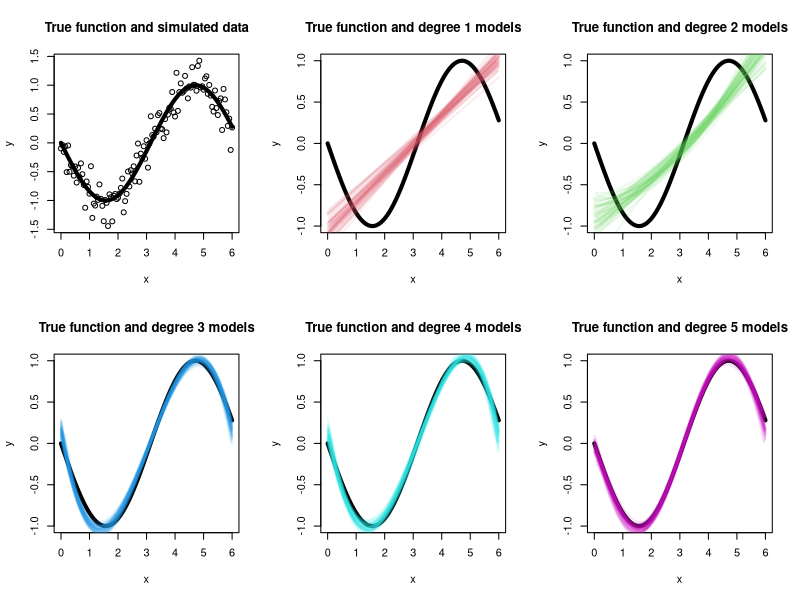
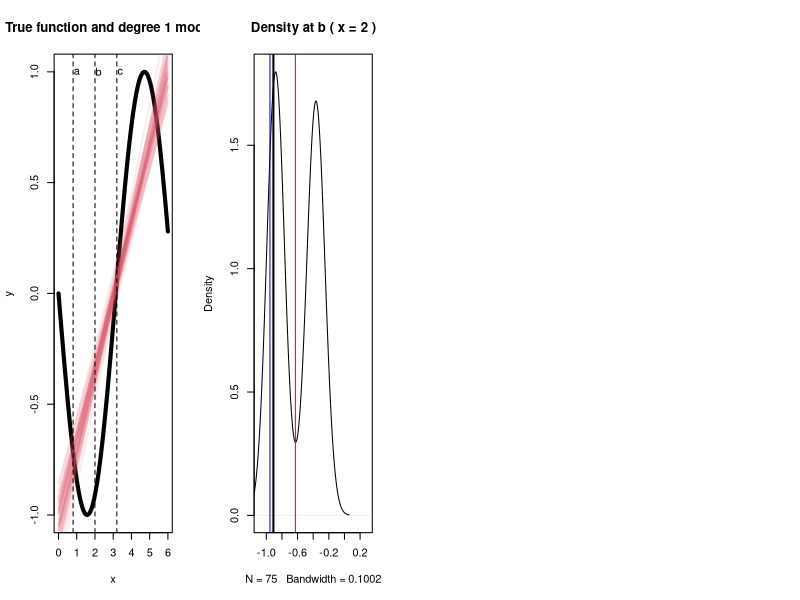

These charts were generated, in order, by the following R code:
par(mfrow=c(2, 3))

x <- seq(0, 6, .05)
e <- rnorm(121, 0, .2)
y <- -sin(x) + e
plot(x, y, main="True function and simulated data")
curve(-sin(x), add=TRUE, lwd=4)

color <- c(2, 3, 4, 5, 6) 
color_transparent <- adjustcolor(color, alpha.f = 0.1) 
r <- c()

for (degree in 1:5)
{
  vars <- c()
  biases <- c()
  
  plot(x, -sin(x), type="l", main=paste("True function and degree", degree, "models"), ylab="y")
  curve(-sin(x), add=TRUE, lwd=4)
  for (i in 1:50)
  {
    s <- sample(seq(121), 121, replace=TRUE)
    xs <- x[s]
    ys <- y[s]
    model <- lm(ys ~ poly(xs, degree))
    lines(sort(xs), fitted(model)[order(xs)], col=color_transparent[degree], lwd=2)
    new <- data.frame(xs = seq(0.8, 3.2, 1.2))
    r <- rbind(r, c(degree, predict(model, new)))
    
  }
  
}

par(mfrow=c(1,4))

degree <- 1

plot(x, -sin(x), type="l", main=paste("True function and degree", degree, "models"), ylab="y")
curve(-sin(x), add=TRUE, lwd=4)
for (i in 1:50)
{
  s <- sample(seq(121), 121, replace=TRUE)
  xs <- x[s]
  ys <- y[s]
  model <- lm(ys ~ poly(xs, degree))
  lines(sort(xs), fitted(model)[order(xs)], col=color_transparent[degree], lwd=2)
  new <- data.frame(xs = seq(0.8, 3.2, 1.2))
  r <- rbind(r, c(degree, predict(model, new)))
}
abline(v=seq(0.8, 3.2, 1.2), lty=2)
text(1, 1, "a")
text(2.2, 1, "b")
text(3.4, 1, "c")

for (point in c(3))
{
  points <- r[r[1,]==degree, point]
  plot(density(points), xlim=c(-1.1,0.3), main=paste("Density at", c("a","b","c")[point-1], "( x =", seq(0.8, 3.2, 1.2)[point-1], ")"))
  abline(v=y[x == seq(0.8, 3.2, 1.2)[point-1]], col="blue")
  abline(v=mean(points), col="red")
  abline(v=-sin(seq(0.8, 3.2, 1.2)[point-1]), col="black", lwd=2)
}
